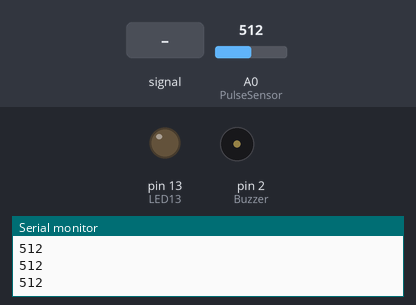
A sketch run on a simulated Arduino Mega 2560, built with avr-gcc and run on an emulated ATmega2560. On the bench: output pins drawn as LEDs (lit = HIGH), buzzer (waves = sounding, pin HIGH), the last lines printed to the serial monitor. The inputs (shaded band) are chosen by the test bench; at power-on: A0 (PulseSensor) = 512.

Above: at 1.2 s.
1.3 s: A0 (PulseSensor) fed a 200 Hz sine of ±81 counts around its level
At 1.51 s:
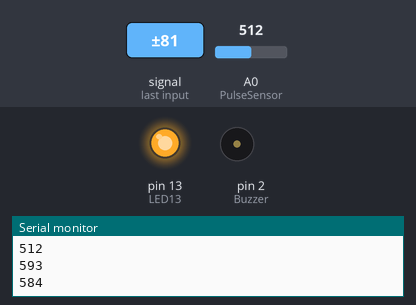
4.3 s: A0 (PulseSensor) set to 306
At 4.7 s:
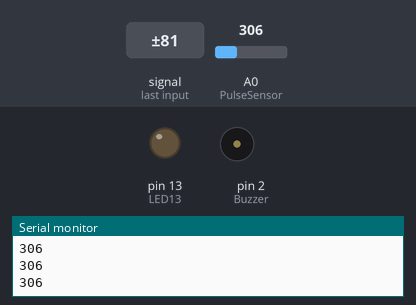
5.8 s: A0 (PulseSensor) set to 507
7.3 s: A0 (PulseSensor) set to 531
At 10.23 s:
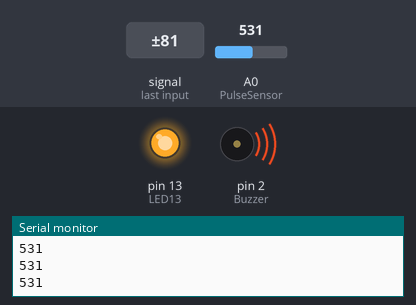
10.3 s: A0 (PulseSensor) set to 511
At 11.0 s:
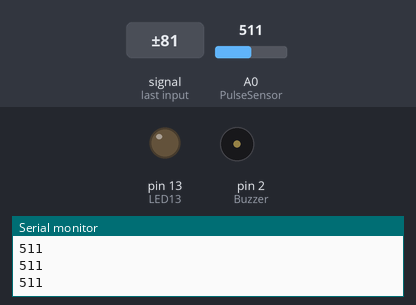
11.8 s: A0 (PulseSensor) set to 530
At 12.06 s:
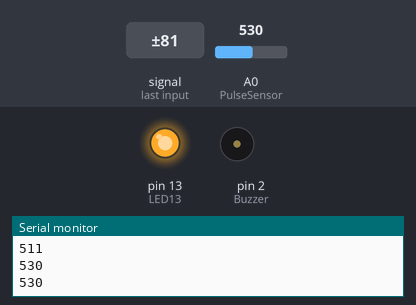
Timing chart, 0 to 15.8 s (numbered marks = the images above; inputs shaded):
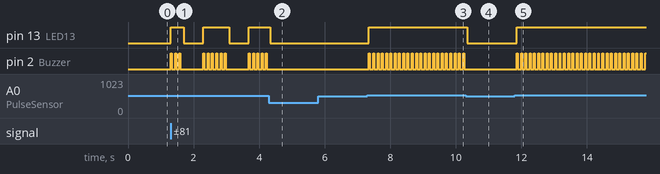

The sketch:

Pulse_sensor.ino
```cpp
//Sensor de ritmo cardiaco

//  Variables
int PulseSensor = A0 ;        // Conecte el cable rojo del sensor en pin analogico cero
int LED13 = 13;               // Blink del LED segun la frecuencia de pulsos
int Buzzer = 2;


int Signal = 0;
int Threshold = 520;           //Dato analogico considerado como un pulso


void setup() {
  pinMode(13,OUTPUT);
  pinMode(2,OUTPUT);
  Serial.begin(9600);
  Serial1.begin(57600);     // Velocidad de comunicacion con el modulo Bluetooth HC-05

}


void loop() {

  Signal = analogRead(PulseSensor);  //Lectura de datos del sensor de ritmo cardiaco

   Serial.println(Signal);


   if(Signal > Threshold){
     digitalWrite(LED13,HIGH);
     digitalWrite(Buzzer,HIGH);
     delay(30);
     digitalWrite(Buzzer,LOW);

   }

   if(Signal <= Threshold)
   {
       digitalWrite(LED13,LOW);

       digitalWrite(Buzzer,LOW);
   }
   Serial1.print("*G");             //caracter definido en la aplicacion Bluetooth Electronic para empezar a recibir informacion
   Serial1.print(String(Signal));  //Mandamos la informacion al modulo HC-05
   Serial1.print("*");
   delay(100);

   digitalWrite(Buzzer,LOW);

}
```

Measured:
- the behaviour switches between 520 and 521 on A0 (PulseSensor) (found by bisection; images 2 and 3)
- after the input at 1.3 s, pin 13 (LED13): goes HIGH 0.39 s, LOW 0.60 s, HIGH 0.78 s, LOW 0.60 s, then HIGH, starting at once; pin 2 (Buzzer): LOW → HIGH at once, then repeats every 1.4 s: 2 × (LOW 0.10 s, HIGH 0.03 s), LOW 0.70 s, 3 × (HIGH 0.03 s, LOW 0.10 s), HIGH 0.03 s
- after the input at 4.3 s, pin 13 (LED13): goes on until 4.3 s, then stays LOW; pin 2 (Buzzer): stops changing and stays LOW
- after the input at 7.3 s, pin 13 (LED13): LOW → HIGH after 0.05 s; pin 2 (Buzzer): alternates HIGH for 0.03 s and LOW for 0.10 s, starting after 0.05 s
- after the input at 10.3 s, pin 13 (LED13): HIGH → LOW after 0.05 s; pin 2 (Buzzer): stops changing and stays LOW
- after the input at 11.8 s, pin 13 (LED13): LOW → HIGH after 0.06 s; pin 2 (Buzzer): alternates HIGH for 0.03 s and LOW for 0.10 s, starting after 0.06 s
